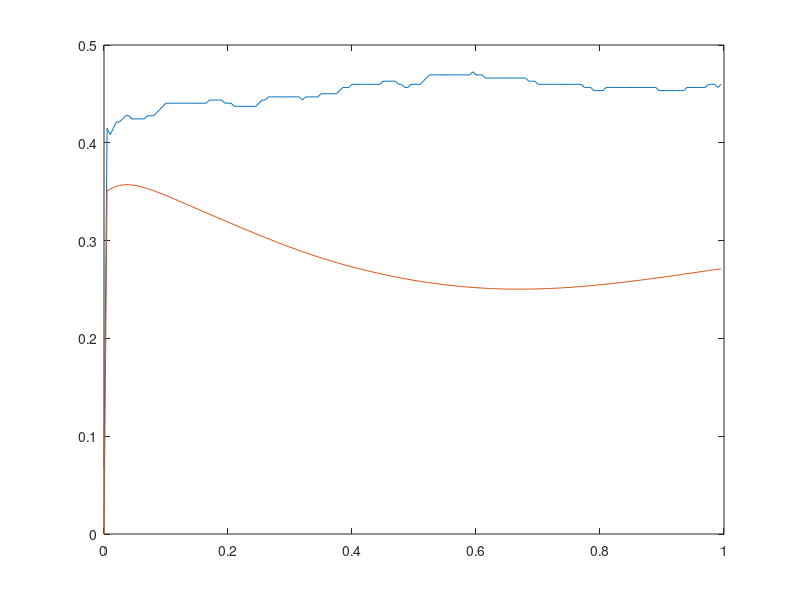

Write the MATLAB code that produced this figure.
a = 0:0.005:1-0.005;
ci = [0.0675241,0.414791,0.40836,0.414791,0.421222,0.421222,0.424437,0.427653,...
    0.427653,0.424437,0.424437,0.424437,0.424437,0.424437,0.427653,0.427653,...
    0.427653,0.430868,0.434084,0.437299,0.440514,0.440514,0.440514,0.440514,...
    0.440514,0.440514,0.440514,0.440514,0.440514,0.440514,0.440514,0.440514,...
    0.440514,0.440514,0.44373,0.44373,0.44373,0.44373,0.44373,0.440514,0.440514,...
    0.440514,0.437299,0.437299,0.437299,0.437299,0.437299,0.437299,0.437299,...
    0.437299,0.440514,0.44373,0.44373,0.446945,0.446945,0.446945,0.446945,...
    0.446945,0.446945,0.446945,0.446945,0.446945,0.446945,0.446945,0.44373,...
    0.446945,0.446945,0.446945,0.446945,0.446945,0.450161,0.450161,0.450161,...
    0.450161,0.450161,0.450161,0.453376,0.456592,0.456592,0.456592,0.459807,...
    0.459807,0.459807,0.459807,0.459807,0.459807,0.459807,0.459807,0.459807,...
    0.459807,0.463023,0.463023,0.463023,0.463023,0.463023,0.459807,0.459807,...
    0.456592,0.456592,0.459807,0.459807,0.459807,0.459807,0.463023,0.466238,...
    0.469453,0.469453,0.469453,0.469453,0.469453,0.469453,0.469453,0.469453,...
    0.469453,0.469453,0.469453,0.469453,0.469453,0.469453,0.472669,0.469453,...
    0.469453,0.469453,0.466238,0.466238,0.466238,0.466238,0.466238,0.466238,...
    0.466238,0.466238,0.466238,0.466238,0.466238,0.466238,0.466238,0.466238,...
    0.463023,0.463023,0.463023,0.459807,0.459807,0.459807,0.459807,0.459807,...
    0.459807,0.459807,0.459807,0.459807,0.459807,0.459807,0.459807,0.459807,...
    0.459807,0.459807,0.456592,0.456592,0.456592,0.453376,0.453376,0.453376,...
    0.453376,0.456592,0.456592,0.456592,0.456592,0.456592,0.456592,0.456592,...
    0.456592,0.456592,0.456592,0.456592,0.456592,0.456592,0.456592,0.456592,...
    0.456592,0.456592,0.453376,0.453376,0.453376,0.453376,0.453376,0.453376,...
    0.453376,0.453376,0.453376,0.456592,0.456592,0.456592,0.456592,0.456592,...
    0.456592,0.456592,0.459807,0.459807,0.459807,0.456592,0.459807,];
ri = [0,0.350997,0.352773,0.354208,0.355408,0.356312,0.356893,0.357161,0.357148,...
    0.356893,0.356435,0.355808,0.355043,0.354162,0.353187,0.352133,0.351014,...
    0.349842,0.348625,0.347371,0.346087,0.344778,0.34345,0.342107,0.340752,...
    0.339389,0.33802,0.336648,0.335274,0.3339,0.332527,0.331156,0.329788,0.328422,...
    0.327059,0.3257,0.324343,0.322989,0.321639,0.320291,0.318945,0.317603,...
    0.316264,0.314928,0.313597,0.312269,0.310946,0.309629,0.308318,0.307013,...
    0.305716,0.304428,0.303149,0.301879,0.300621,0.299374,0.298139,0.296917,...
    0.295708,0.294514,0.293334,0.292168,0.291019,0.289885,0.288767,0.287665,...
    0.28658,0.285511,0.284459,0.283424,0.282406,0.281405,0.280421,0.279454,...
    0.278504,0.27757,0.276653,0.275753,0.274869,0.274002,0.273151,0.272316,...
    0.271497,0.270695,0.269908,0.269137,0.268381,0.267641,0.266917,0.266208,...
    0.265515,0.264837,0.264174,0.263526,0.262894,0.262277,0.261675,0.261088,...
    0.260516,0.25996,0.259419,0.258893,0.258383,0.257887,0.257408,0.256944,...
    0.256495,0.256062,0.255644,0.255242,0.254856,0.254485,0.254131,0.253792,...
    0.253469,0.253162,0.252871,0.252596,0.252337,0.252094,0.251867,0.251656,...
    0.251461,0.251282,0.251119,0.250972,0.25084,0.250724,0.250624,0.25054,...
    0.250471,0.250418,0.25038,0.250357,0.250349,0.250356,0.250378,0.250414,...
    0.250465,0.25053,0.250609,0.250702,0.250809,0.25093,0.251063,0.25121,...
    0.251369,0.251542,0.251726,0.251923,0.252131,0.252351,0.252583,0.252826,...
    0.253079,0.253343,0.253618,0.253902,0.254196,0.2545,0.254812,0.255134,...
    0.255464,0.255803,0.256149,0.256504,0.256865,0.257234,0.25761,0.257992,...
    0.258381,0.258776,0.259176,0.259582,0.259993,0.260408,0.260828,0.261253,...
    0.261682,0.262114,0.26255,0.262989,0.263431,0.263875,0.264322,0.264771,...
    0.265222,0.265675,0.266129,0.266585,0.267041,0.267498,0.267956,0.268414,...
    0.268871,0.269329,0.269787,0.270244,0.2707,0.271155,];
plot(a, ci, a, ri);
